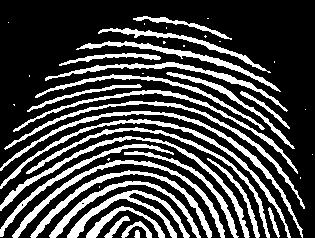
%> input picture Assignment3/Fingerprint_Median.jpg, 315 x 238 px, given in place of morphology.png, which was not available
$ octave Assignment_3.m   (GNU Octave 9; MATLAB toolbox functions it lacks are replaced by stand-ins)
%> lines starting %> are read from the running program, lines starting %| are printed output that depends on the picture; pictures that were not available may be replaced by others from this repository, and a replacement may not be noted
% Assignment 3
close all;
clear;
clc;

%_____________Morphology____________

% read the input image as input image
inimage = imread('morphology.png');
%> inimage is the input picture: size 238x315 uint8; min 0, max 255, mean 71.1


% Show input image
figure,imshow(inimage,[]);
title("Morphology Original image");

% Output Image B
% creating a flat morphological structural element
struct_el = strel('disk',2)
% Perform morph. operation - opening
image_filtered_1 = imopen(inimage, struct_el);
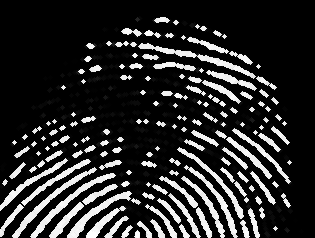
%> image_filtered_1: size 238x315 uint8; min 0, max 255, mean 43.6
figure(2),imshow(image_filtered_1,[]);
title("Morphology Image B");

% saving the image
im_name = ['Morphology_B' '.jpg']
imwrite(image_filtered_1,im_name,'jpg');

% Output Image D
% creating a flat morphological structural element
struct_el = strel('disk',3)
% Perform morph. operation opening followed by closing
image_filtered_2 = imclose(imopen(inimage, struct_el), struct_el);
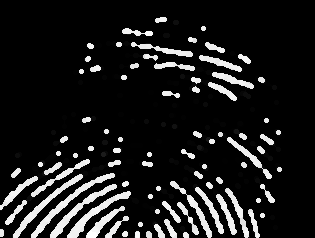
%> image_filtered_2: size 238x315 uint8; min 0, max 255, mean 28.6
figure(3),imshow(image_filtered_2,[]);
title("Morphology Image D");

% saving the image
im_name = ['Morphology_D' '.jpg']
imwrite(image_filtered_2,im_name,'jpg');

%_____________Fingerprint____________

% read the input image as input image
inimage_1 = imread('fingerprint_BW.png');
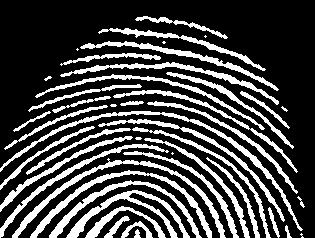
%> input picture Assignment3/Fingerprint_Morphological.jpg, 315 x 238 px, given in place of fingerprint_BW.png, which was not available
%> inimage_1 is the input picture: size 238x315x3 uint8; min 0, max 255, mean 69.5

% Show input image
figure(4),imshow(inimage_1,[]);
title("Fingerprint Original image");

% Morphological filter
% creating a flat morphological structural element
struct_el = strel('disk',1)
% Perform morph. operation opening followed by closing
finger_filtered1 = imclose(imopen(inimage_1, struct_el), struct_el);
figure(5),imshow(finger_filtered1,[]);
title("Fingerprint Morphological filter");

% saving the image
im_name = ['Fingerprint_Morphological' '.jpg']
imwrite(finger_filtered1,im_name,'jpg');

%_______________________________________

% read the input image as input image
inimage_3 = imread('fingerprint_BW.png');

% converting to grayscale
% the original fingerprint image is binary, but for some reason
% it kept erroring, so I converted just in case for it to work
if size(inimage_3, 3) == 3
    inimage_3 = rgb2gray(inimage_3);
end

% Median Filter
% Apply median filtering to the fingerprint image
finger_filtered2 = medfilt2(inimage_3, [3 3]);
figure(6), imshow(finger_filtered2, []);
title("Fingerprint Median Filtered Image");

% saving the image
im_name = ['Fingerprint_Median' '.jpg']
imwrite(finger_filtered2,im_name,'jpg');


%_____________Moon____________

% read the input image as input image
inimage_4 = imread('moon.jpg');
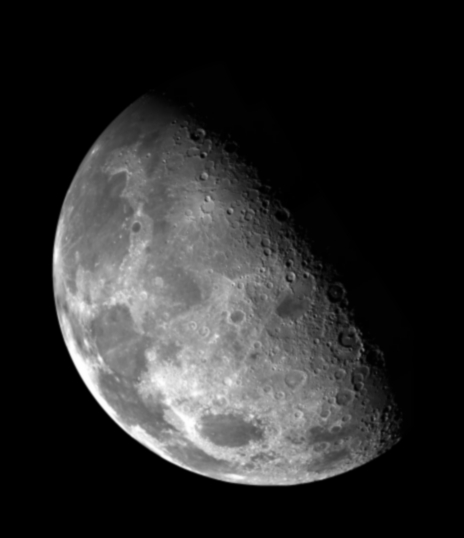
%> input picture Assignment3/moon.jpg, 464 x 538 px
%> inimage_4 is the input picture: size 538x464 uint8; min 0, max 255, mean 42.6
in_im4_double = double(inimage_4);

figure(7),imshow(inimage_4,[]);
title("Moon Original image");

% defining the laplacian filter
h = fspecial('laplacian', 0.2);
% applying the filter
filtered_inim4 = imfilter(in_im4_double, h, 'replicate');
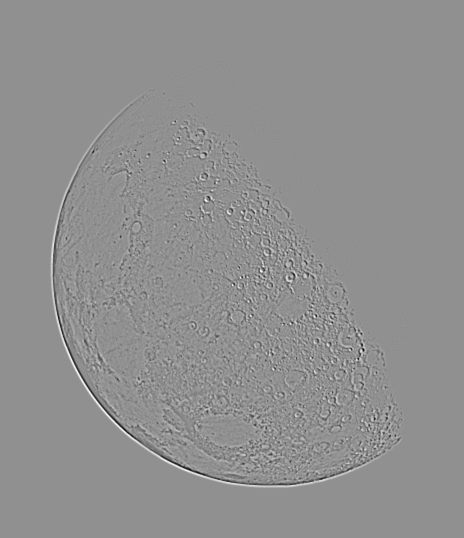
%> filtered_inim4: size 538x464 double; min -100.7, max 77.33, mean 0; drawn with min black and max white
% enhancing the image by subtracting from the original filtered laplacian
in_im4_enhanced = imsubtract(in_im4_double, filtered_inim4);
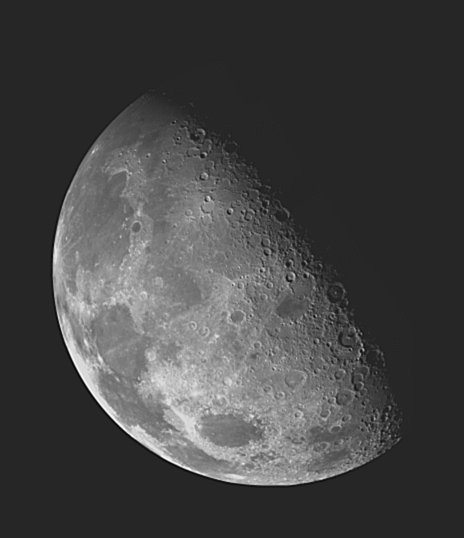
%> in_im4_enhanced: size 538x464 double; min -54.67, max 308.8, mean 42.6; drawn with min black and max white
figure(8), imshow(in_im4_enhanced, []);
title("Moon Enhanced Laplacian");

% saving the image
im_name = ['Moon_enhanced' '.jpg']
imwrite(in_im4_enhanced,im_name,'jpg');
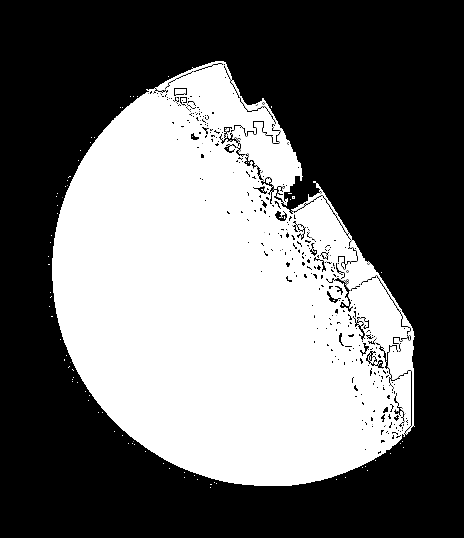
%> saved as Moon_enhanced.jpg: size 538x464 uint8; min 0, max 255, mean 106.2
